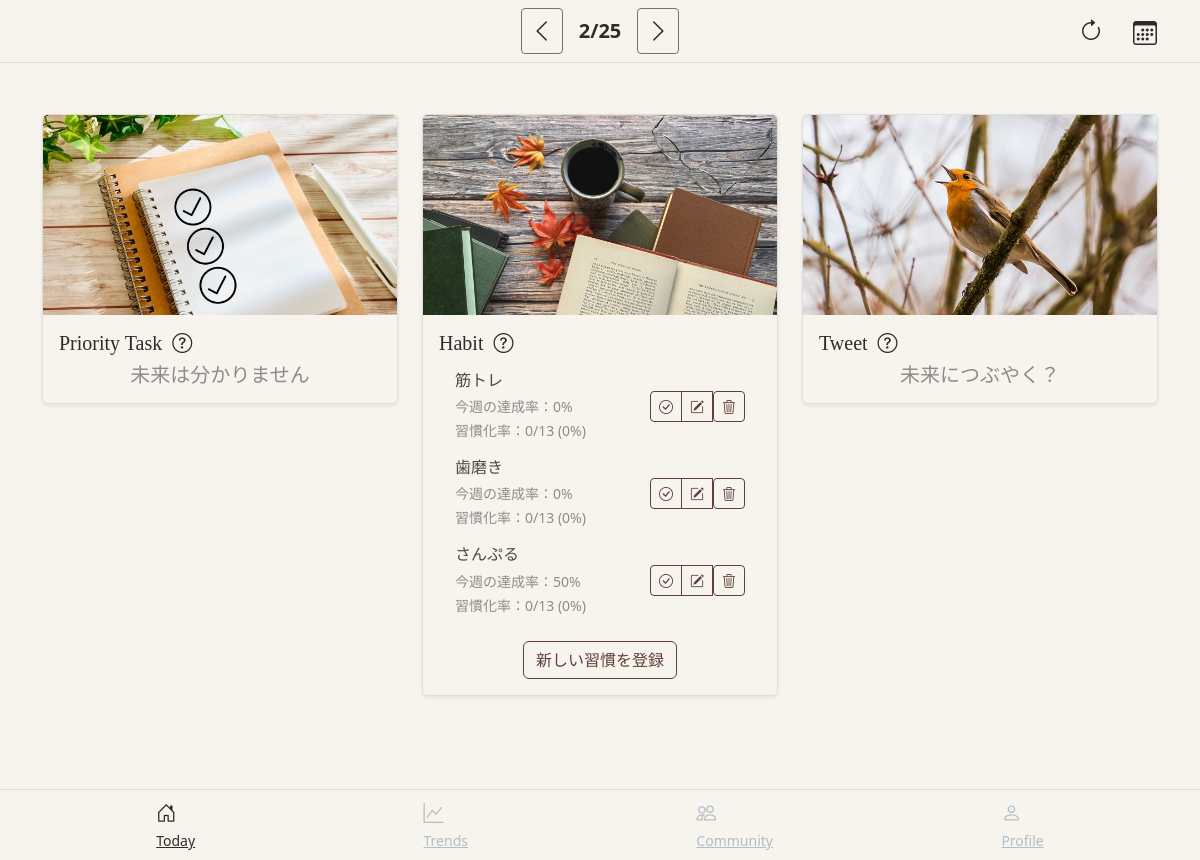
The app's page /post/2025-02-24/ (signed in) with its own data.
### Habit/models.py (models this page shows, shortened)
class Habit(models.Model):
    user = models.ForeignKey(User, on_delete=models.CASCADE, related_name='habits')
    name = models.CharField("habit name", max_length=100)
    target_day_per_week = models.PositiveIntegerField("times per week", default=3, validators=[MaxValueValidator(7)])
    successful = models.BooleanField("successful", default=False)
    successful_date = models.DateField("successful date", null=True, blank=True)
    created_at = models.DateField("created date")

### core/views.py (the view, shortened to what this page needs)
# urls.py: path('', DashboardView.as_view(), name='index'),
class DashboardView(LoginRequiredMixin, TemplateView):
    template_name = "core/index.html"
    def get(self, request, *args, **kwargs):
        self.today = timezone.localtime(now()).date()
        if 'post' in kwargs:
            post = kwargs['post']
            post = datetime.strptime(post, '%Y-%m-%d').date()
            self.current_date = post + timedelta(days=1)
        elif 'pre' in kwargs:
            pre = kwargs['pre']
            pre = datetime.strptime(pre, '%Y-%m-%d').date()
            self.current_date = pre - timedelta(days=1)
        else:
            self.current_date = timezone.localtime(now()).date()
        return super().get(request, *args, **kwargs)
    def get_context_data(self, **kwargs):
        context = super().get_context_data(**kwargs)
        context['current_date'] = self.current_date
        context['today'] = self.today
        context['task'] = PriorityTask.objects.filter(user=self.request.user, created_date=self.current_date).first()
        habit_data = []
        start_of_week = self.current_date - timedelta(days=((self.current_date.weekday()+1) % 7))
        end_of_week = start_of_week + timedelta(days=6)
        habits = Habit.objects.filter(user=self.request.user, successful=False)
        for habit in habits:
            weekly_logs = habit.logs.filter(date__range=[start_of_week, end_of_week])
            completed_day = weekly_logs.filter(completed=True).count()
            target = habit.target_day_per_week
            weekly_rate = min(int((completed_day / target) * 100), 100) if target else 0
            current_log = weekly_logs.filter(date=self.current_date).first()
            success_weeks = 0
            creation_date = habit.created_at
            creation_week_start = creation_date - timedelta(days=((creation_date.weekday()+1) % 7))
            start_of_week_today = self.today - timedelta(days=((self.today.weekday()+1) % 7))
            weeks_since_creation = (start_of_week_today - creation_week_start).days // 7
            for week in range(weeks_since_creation + 1):
                week_start = start_of_week_today - timedelta(weeks=week)
                week_end = week_start + timedelta(days=6)
                week_logs = habit.logs.filter(date__range=[week_start, week_end])
                week_completed = week_logs.filter(completed=True).count()
                if week_completed >= target:
                    success_weeks += 1
            success_weeks = min(success_weeks, 13)
            success_percentage = int((success_weeks / 13) * 100) if 13 else 0
            if success_percentage >= 100:
                habit.successful = True
                habit.successful_date = self.today
                habit.save()  # 更新をデータベースに反映
            habit_data.append({
                'habit': habit,
                'weekly_rate': weekly_rate,
                'completed_day': completed_day,
                'target': target,
                'success_weeks': success_weeks,
                'success_percentage': success_percentage,
                'weekly_logs': weekly_logs,
                'current_log': current_log,
            })
        context['habit_data'] = habit_data
        context['tweets'] = Tweet.objects.filter(user=self.request.user, created_at=self.current_date)
        return context

### core/templates/core/index.html (shortened to what this page needs)
{% extends "core/base.html" %}
{% load static %}
{% block header %}
<nav class="navbar fixed-top" style="background-color: #F7F4ED; border-bottom: 1px solid #ddd;">
  <div class="container position-relative">
    <div class="d-flex justify-content-center align-items-center w-100">
      <a class="btn btn-outline-secondary btn-sm text-decoration-none me-2" href="{% url 'core:pre' pre=current_date %}">
        <i class="bi bi-chevron-left fs-4" style="color: #2C2C2C;"></i>
      </a>
      <span class="fw-bold fs-5 mx-2" style="color: #2C2C2C;">{{ current_date|date:'n/j' }}</span>
      <a class="btn btn-outline-secondary btn-sm text-decoration-none ms-2" href="{% url 'core:post' post=current_date %}">
        <i class="bi bi-chevron-right fs-4" style="color: #2C2C2C;"></i>
      </a>
    </div>
    <div class="position-absolute top-0 end-0 d-flex">
      <a class="btn btn-sm text-decoration-none me-2" href="{% url 'core:index' %}">
        <i class="bi bi-arrow-clockwise fs-4" style="color: #2C2C2C;"></i>
      </a>
      <button class="btn text-decoration-none" data-bs-toggle="modal" data-bs-target="#calendarModal">
        <i class="bi bi-calendar3 fs-4" style="color: #2C2C2C;"></i>
      </button>
    </div>
  </div>
</nav>
{% endblock %}
{% block content %}
<div class="container my-5">
  <div class="row">
    <div class="col-12 col-md-4 my-3">
      <div class="card shadow-sm" style="border: 1px solid #ddd; border-radius: 5px;">
        <img src="{% static 'core/images/task.jpg' %}" class="card-img-top" alt="Priority Task Icon" style="object-fit: cover; height: 200px; border-top-left-radius: 5px; border-top-right-radius: 5px;">
        <div class="card-body">
          <h5 class="card-title" style="font-family: 'Bodoni Moda', serif; color: #2C2C2C;">
            Priority Task
            <span tabindex="0"
                data-bs-toggle="popover"
                data-bs-trigger="hover focus"
                data-bs-content="今日の中で特に達成したい3つのタスクを登録します。3つにタスクを絞ることで達成率が上がるという実験結果があります。"
                style="cursor: pointer; margin-left: 5px;">
            <i class="bi bi-question-circle"></i>
          </span>
          </h5>
          {% if task %}
          <ul class="list-group list-group-flush mb-3">
            {% if task.task1 %}
            <li class="list-group-item bg-transparent" style="font-family: 'Roboto', sans-serif; color: #4A4A4A;">{{ task.task1 }}</li>
            {% endif %}
            {% if task.task2 %}
            <li class="list-group-item bg-transparent" style="font-family: 'Roboto', sans-serif; color: #4A4A4A;">{{ task.task2 }}</li>
            {% endif %}
            {% if task.task3 %}
            <li class="list-group-item bg-transparent" style="font-family: 'Roboto', sans-serif; color: #4A4A4A;">{{ task.task3 }}</li>
            {% endif %}
          </ul>
          <div class="text-end">
            <a href="{% url 'PriorityTask:edit' pk=task.id %}" class="btn btn-outline-secondary btn-sm me-2" style="color: #5d4037; border-color: #5d4037;">編集</a>
            <form action="{% url 'PriorityTask:delete' pk=task.id %}" method="POST" class="d-inline" onsubmit="return confirm('本当に削除しますか？')">
              {% csrf_token %}
              <button type="submit" class="btn btn-outline-secondary btn-sm" style="color: #5d4037; border-color: #5d4037;">削除</button>
            </form>
          </div>
          {% elif current_date > today %}
          <p class="h5 mb-0 text-center" style="color: #8C8C8C;">未来は分かりません</p>
          {% elif current_date < today %}
          <p class="h5 mb-0 text-center" style="color: #8C8C8C;">過去は変わりません</p>
          {% endif %}
        </div>
      </div>
    </div>
    <div class="col-12 col-md-4 my-3">
      <div class="card shadow-sm" style="border: 1px solid #ddd; border-radius: 5px;">
        <img src="{% static 'core/images/book.jpg' %}" class="card-img-top" alt="Habit Icon" style="object-fit: cover; height: 200px; border-top-left-radius: 5px; border-top-right-radius: 5px;">
        <div class="card-body">
          <h5 class="card-title" style="font-family: 'Bodoni Moda', serif; color: #2C2C2C;">
            Habit
            <span tabindex="0"
                data-bs-toggle="popover"
                data-bs-trigger="hover focus"
                data-bs-content="13週間(約三か月)で習慣化完了とします。習慣化率は達成できた週が何個あるかを計算し、表示します。"
                style="cursor: pointer; margin-left: 5px;">
            <i class="bi bi-question-circle"></i>
          </span>
          </h5>
          <div class="mb-3">
            {% if habit_data %}
              <ul class="list-group list-group-flush">
                {% for habitdata in habit_data %}
                <li id="habit-card-{{ habitdata.habit.id }}" class="list-group-item d-flex justify-content-between align-items-center bg-transparent" style="border: none;">
                  <div>
                    <h6 class="mb-1" style="font-family: 'Roboto', sans-serif; color: #4A4A4A;">{{ habitdata.habit.name }}</h6>
                    <small class="habit-weekly-rate" style="color: #8C8C8C;">
                      今週の達成率：<span>{{ habitdata.weekly_rate }}</span>%
                    </small><br>
                    <small class="habit-success" style="color: #8C8C8C;">
                      習慣化率：<span class="habit-success-weeks">{{ habitdata.success_weeks }}</span>/13 (<span class="habit-success-percentage">{{ habitdata.success_percentage }}</span>%)
                    </small>
                  </div>
                  <div class="btn-group" role="group">
                    {% if habitdata.current_log %}
                      {% if habitdata.current_log.completed %}
                        <button class="btn btn-outline-success btn-sm habit-log-btn"
                                data-url="{% url 'Habit:HabitLogStatusChangeView' pk=habitdata.current_log.id %}"
                                title="今日達成済み"
                                style="color: #66BB6A; border-color: #66BB6A;">
                          <i class="bi bi-check-circle"></i>
                        </button>
                      {% else %}
                        <button class="btn btn-outline-success btn-sm habit-log-btn"
                                data-url="{% url 'Habit:HabitLogStatusChangeView' pk=habitdata.current_log.id %}"
                                title="今日未達成"
                                style="color: #B0BEC5; border-color: #B0BEC5;">
                          <i class="bi bi-check-circle"></i>
                        </button>
                      {% endif %}
                    {% else %}
                      <button class="btn btn-outline-success btn-sm habit-log-btn"
                              data-url="{% url 'Habit:HabitLogAdd' habit_pk=habitdata.habit.id %}"
                              title="チェックを付けよう"
                              style="color: #5d4037; border-color: #5d4037;">
                        <i class="bi bi-check-circle"></i>
                      </button>
                    {% endif %}
                    <button type="button" class="btn btn-outline-primary btn-sm habit-edit-btn"
                            data-bs-toggle="modal" data-bs-target="#habitModal"
                            data-habit-id="{{ habitdata.habit.id }}"
                            data-habit-name="{{ habitdata.habit.name }}"
                            data-target-day="{{ habitdata.habit.target_day_per_week }}"
                            data-created-date="{{ habitdata.habit.created_at|date:'Y-m-d' }}"
                            style="color: #5d4037; border-color: #5d4037;">
                      <i class="bi bi-pencil-square"></i>
                    </button>
                    <form action="{% url 'Habit:HabitDelete' pk=habitdata.habit.id %}" method="POST" onsubmit="return confirm('本当に削除しますか？')">
                      <button type="submit" class="btn btn-outline-danger btn-sm" style="color: #5d4037; border-color: #5d4037;">
                      <i class="bi bi-trash3"></i>
                      </button>
                    </form>
                  </div>
                </li>
                {% endfor %}
              </ul>
            {% else %}
              <p class="h5 text-center" style="color: #8C8C8C;">習慣が登録されていません。</p>
            {% endif %}
          </div>
          <div class="text-center">
            <button type="button" class="btn btn-outline-secondary" data-bs-toggle="modal" data-bs-target="#habitModal"
                    style="color: #5d4037; border-color: #5d4037;">
              新しい習慣を登録
            </button>
          </div>
        </div>
      </div>
    </div>
    <div class="col-12 col-md-4 my-3">
      <div class="card shadow-sm" style="border: 1px solid #ddd; border-radius: 5px;">
        <img src="{% static 'core/images/bird-2119874_640.jpg' %}" class="card-img-top" alt="Tweet Icon" style="object-fit: cover; height: 200px; border-top-left-radius: 5px; border-top-right-radius: 5px;">
        <div class="card-body">
          <h5 class="card-title" style="font-family: 'Bodoni Moda', serif; color: #2C2C2C;">
            Tweet
            <span tabindex="0"
                data-bs-toggle="popover"
                data-bs-trigger="hover focus"
                data-bs-content="考えたことのメモとして、日記として、思うままにご活用ください。"
                style="cursor: pointer; margin-left: 5px;">
            <i class="bi bi-question-circle"></i>
          </span>
          </h5>
          {% if tweets %}
            {% for tweet in tweets %}
            <div class="mb-3">
              <div class="p-3 d-flex justify-content-between align-items-center"
                  style="background-color: #F7F4ED; border: 1px solid #ddd; border-radius: 15px; font-family: 'Roboto', sans-serif; color: #4A4A4A;">
                <div class="flex-grow-1 me-3">
                  {{ tweet.content }}
                </div>
                <form action="{% url 'Tweet:delete' pk=tweet.id %}" method="POST" class="m-0">
                  {% csrf_token %}
                  <button type="submit" class="btn btn-sm btn-outline-danger" title="削除" style="color: #5d4037; border-color: #5d4037;">
                    <i class="bi bi-trash3"></i>
                  </button>
                </form>
              </div>
            </div>
            {% endfor %}
          {% elif current_date > today %}
          <p class="h5 mb-0 text-center" style="color: #8C8C8C;">未来につぶやく？</p>
          {% elif current_date < today %}
          <p class="h5 mb-0 text-center" style="color: #8C8C8C;">過去につぶやく？</p>
          {% endif %}
        </div>
      </div>
    </div>
  </div>
</div>
{% endblock %}
{% block footer %}
<nav class="navbar fixed-bottom" style="background-color: #F7F4ED; border-top: 1px solid #ddd;">
  <div class="container d-flex justify-content-around">
    <a href="{% url 'core:index' %}" class="nav-button active">
      <i class="bi bi-house-door fs-5"></i><br><small>Today</small>
    </a>
    <a href="#" class="nav-button" onclick="alert('Trends画面は未実装'); return false;">
      <i class="bi bi-graph-up fs-5"></i><br><small>Trends</small>
    </a>
    <a href="#" class="nav-button" onclick="alert('Community画面は未実装'); return false;">
      <i class="bi bi-people fs-5"></i><br><small>Community</small>
    </a>
    <a href="{% url 'core:profile' %}" class="nav-button">
      <i class="bi bi-person fs-5"></i><br><small>Profile</small>
    </a>
  </div>
</nav>
{% endblock %}

### core/static/core/css/style.css (style rules this page uses)
body, header, main, footer { background-color: #F7F4ED !important; }
.card, .container { background-color: transparent !important; }
.navbar.fixed-top { padding-top: calc(0.5rem + env(safe-area-inset-top)); background-color: #f8f9fa; }
.navbar.fixed-bottom { padding: 0.5rem 0; padding-bottom: calc(0.5rem + env(safe-area-inset-bottom)); background-color: #f8f9fa; }
.nav-button { color: #B0BEC5; transition: color 0.3s; }
.nav-button.active { color: #2C2C2C; }

### records on screen
Habit: habit.name "筋トレ", weekly_rate "0", success_weeks "0", success_percentage "0"
Habit: habit.name "歯磨き", weekly_rate "0", success_weeks "0", success_percentage "0"
Habit: habit.name "さんぷる", weekly_rate "50", success_weeks "0", success_percentage "0"

### other values on screen
{{ current_date|date:'n/j' }} "2/25"
